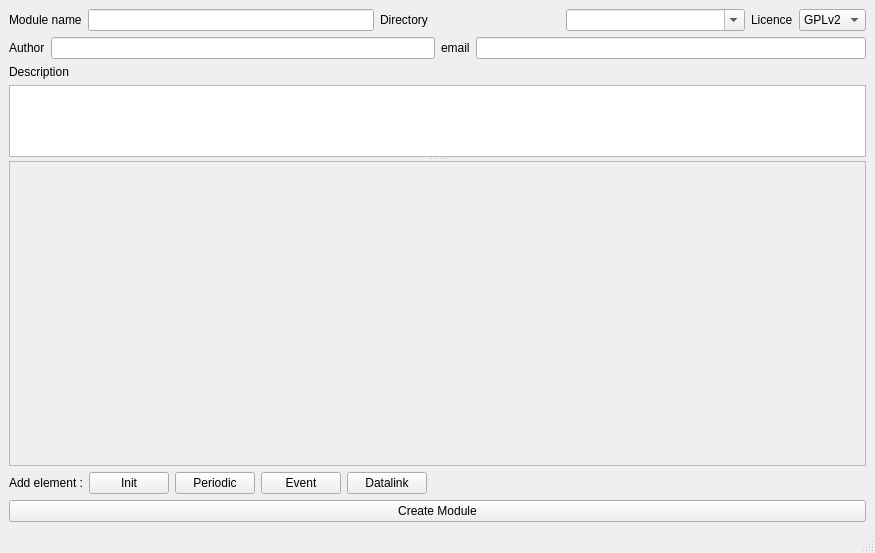
<?xml version="1.0" encoding="UTF-8"?>
<ui version="4.0">
 <class>CreateModule_Window</class>
 <widget class="QMainWindow" name="CreateModule_Window">
  <property name="geometry">
   <rect>
    <x>0</x>
    <y>0</y>
    <width>875</width>
    <height>553</height>
   </rect>
  </property>
  <property name="windowTitle">
   <string>Create Module</string>
  </property>
  <widget class="QWidget" name="centralwidget">
   <layout class="QVBoxLayout" name="verticalLayout">
    <item>
     <layout class="QHBoxLayout" name="horizontalLayout_6" stretch="1,1,0">
      <item>
       <layout class="QHBoxLayout" name="horizontalLayout">
        <item>
         <widget class="QLabel" name="label">
          <property name="text">
           <string>Module name</string>
          </property>
         </widget>
        </item>
        <item>
         <widget class="QLineEdit" name="name_edit"/>
        </item>
       </layout>
      </item>
      <item>
       <layout class="QHBoxLayout" name="horizontalLayout_2">
        <item>
         <widget class="QLabel" name="label_2">
          <property name="text">
           <string>Directory</string>
          </property>
         </widget>
        </item>
        <item>
         <widget class="QComboBox" name="directory_combo">
          <property name="editable">
           <bool>true</bool>
          </property>
         </widget>
        </item>
       </layout>
      </item>
      <item>
       <layout class="QHBoxLayout" name="horizontalLayout_15">
        <item>
         <widget class="QLabel" name="label_12">
          <property name="text">
           <string>Licence</string>
          </property>
         </widget>
        </item>
        <item>
         <widget class="QComboBox" name="licence_comboBox">
          <property name="editable">
           <bool>false</bool>
          </property>
          <item>
           <property name="text">
            <string>GPLv2</string>
           </property>
          </item>
          <item>
           <property name="text">
            <string>None</string>
           </property>
          </item>
         </widget>
        </item>
       </layout>
      </item>
     </layout>
    </item>
    <item>
     <layout class="QHBoxLayout" name="horizontalLayout_5">
      <item>
       <layout class="QHBoxLayout" name="horizontalLayout_4">
        <item>
         <widget class="QLabel" name="label_4">
          <property name="text">
           <string>Author</string>
          </property>
         </widget>
        </item>
        <item>
         <widget class="QLineEdit" name="author_edit"/>
        </item>
       </layout>
      </item>
      <item>
       <layout class="QHBoxLayout" name="horizontalLayout_3">
        <item>
         <widget class="QLabel" name="label_5">
          <property name="text">
           <string>email</string>
          </property>
         </widget>
        </item>
        <item>
         <widget class="QLineEdit" name="email_edit"/>
        </item>
       </layout>
      </item>
     </layout>
    </item>
    <item>
     <widget class="QLabel" name="label_3">
      <property name="text">
       <string>Description</string>
      </property>
     </widget>
    </item>
    <item>
     <widget class="QSplitter" name="splitter">
      <property name="sizePolicy">
       <sizepolicy hsizetype="Preferred" vsizetype="Expanding">
        <horstretch>0</horstretch>
        <verstretch>0</verstretch>
       </sizepolicy>
      </property>
      <property name="orientation">
       <enum>Qt::Vertical</enum>
      </property>
      <property name="childrenCollapsible">
       <bool>false</bool>
      </property>
      <widget class="QPlainTextEdit" name="description_edit">
       <property name="minimumSize">
        <size>
         <width>0</width>
         <height>0</height>
        </size>
       </property>
       <property name="baseSize">
        <size>
         <width>0</width>
         <height>30</height>
        </size>
       </property>
       <property name="sizeAdjustPolicy">
        <enum>QAbstractScrollArea::AdjustToContentsOnFirstShow</enum>
       </property>
      </widget>
      <widget class="QScrollArea" name="components_area">
       <property name="sizePolicy">
        <sizepolicy hsizetype="Expanding" vsizetype="Expanding">
         <horstretch>0</horstretch>
         <verstretch>1</verstretch>
        </sizepolicy>
       </property>
       <property name="widgetResizable">
        <bool>true</bool>
       </property>
       <widget class="QWidget" name="scrollAreaWidgetContents">
        <property name="geometry">
         <rect>
          <x>0</x>
          <y>0</y>
          <width>859</width>
          <height>209</height>
         </rect>
        </property>
        <layout class="QVBoxLayout" name="scroll_area_layout">
         <item>
          <spacer name="verticalSpacer">
           <property name="orientation">
            <enum>Qt::Vertical</enum>
           </property>
           <property name="sizeHint" stdset="0">
            <size>
             <width>20</width>
             <height>76</height>
            </size>
           </property>
          </spacer>
         </item>
        </layout>
       </widget>
      </widget>
     </widget>
    </item>
    <item>
     <layout class="QHBoxLayout" name="horizontalLayout_7" stretch="0,0,0,0,0,0">
      <item>
       <widget class="QLabel" name="label_6">
        <property name="text">
         <string>Add element :</string>
        </property>
       </widget>
      </item>
      <item>
       <widget class="QPushButton" name="init_button">
        <property name="text">
         <string>Init</string>
        </property>
       </widget>
      </item>
      <item>
       <widget class="QPushButton" name="periodic_button">
        <property name="text">
         <string>Periodic</string>
        </property>
       </widget>
      </item>
      <item>
       <widget class="QPushButton" name="event_button">
        <property name="text">
         <string>Event</string>
        </property>
       </widget>
      </item>
      <item>
       <widget class="QPushButton" name="datalink_button">
        <property name="text">
         <string>Datalink</string>
        </property>
       </widget>
      </item>
      <item>
       <spacer name="horizontalSpacer">
        <property name="orientation">
         <enum>Qt::Horizontal</enum>
        </property>
        <property name="sizeHint" stdset="0">
         <size>
          <width>40</width>
          <height>20</height>
         </size>
        </property>
       </spacer>
      </item>
     </layout>
    </item>
    <item>
     <widget class="QPushButton" name="create_button">
      <property name="text">
       <string>Create Module</string>
      </property>
     </widget>
    </item>
   </layout>
  </widget>
  <widget class="QMenuBar" name="menubar">
   <property name="geometry">
    <rect>
     <x>0</x>
     <y>0</y>
     <width>875</width>
     <height>30</height>
    </rect>
   </property>
  </widget>
  <widget class="QStatusBar" name="statusbar"/>
 </widget>
 <resources/>
 <connections/>
</ui>
